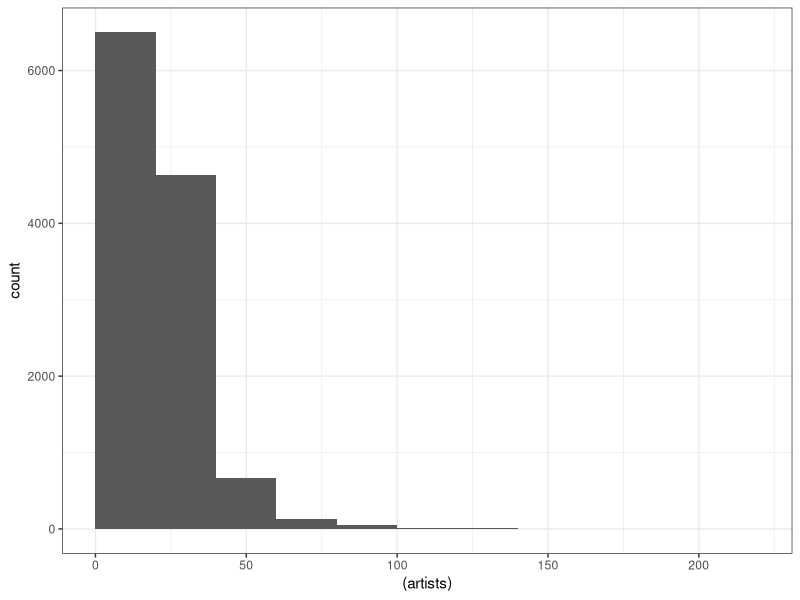
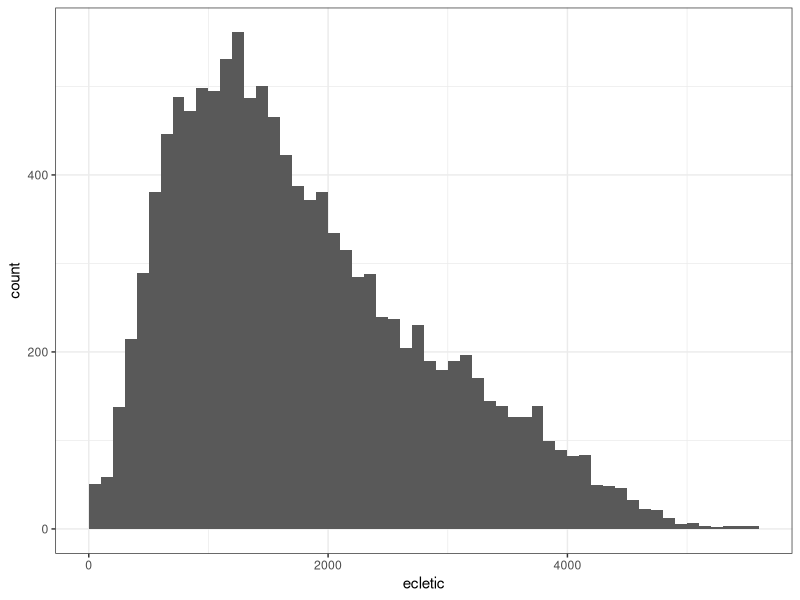
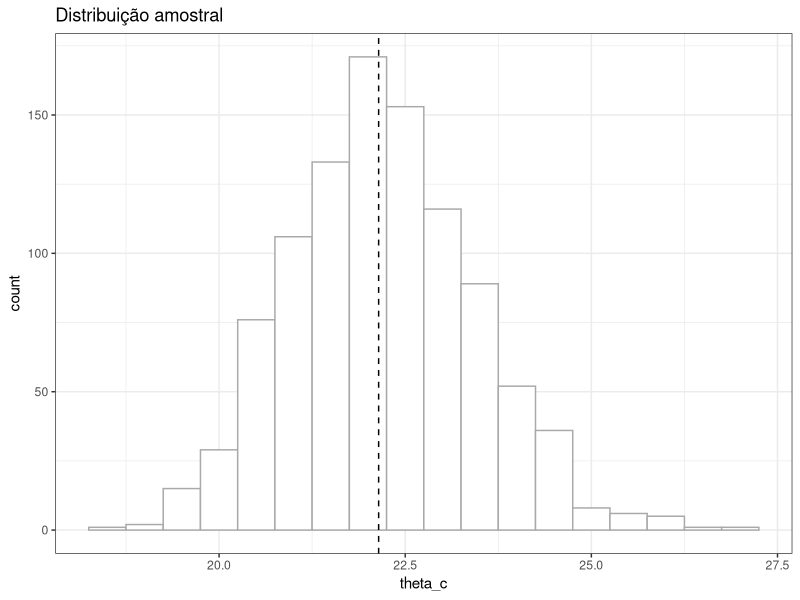
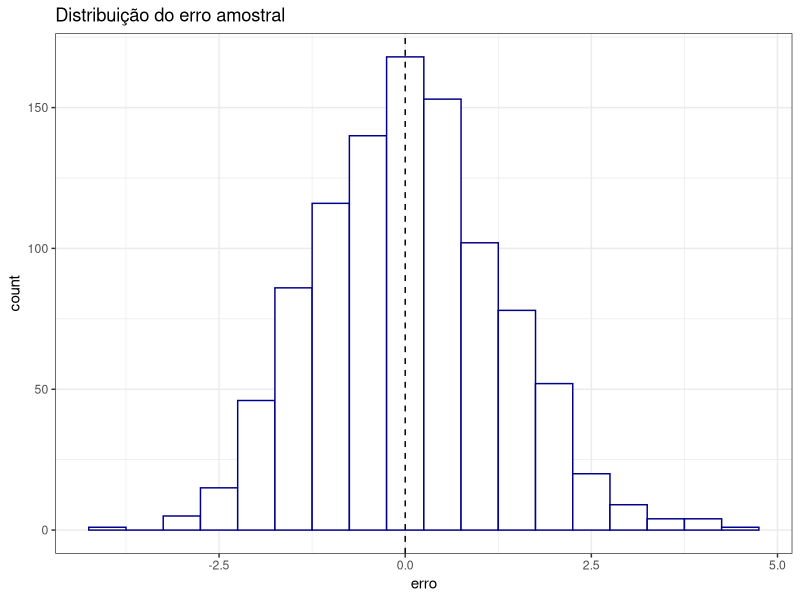
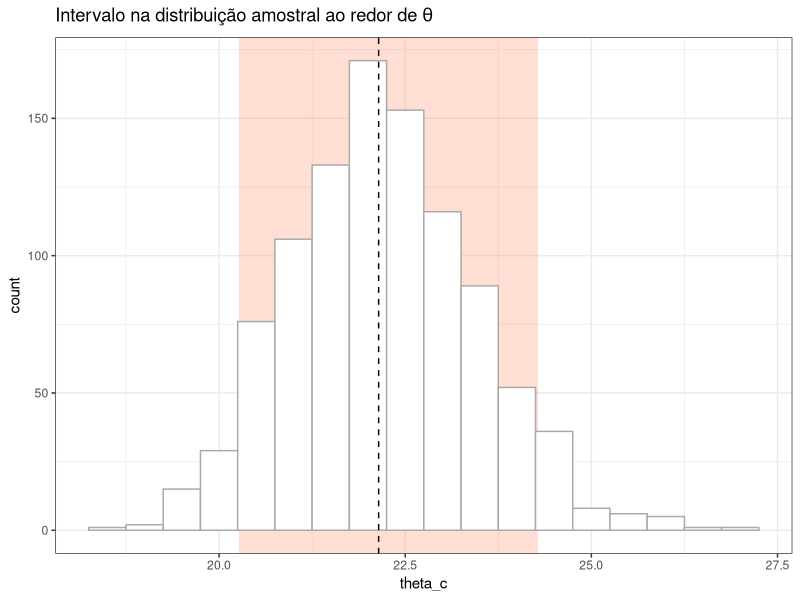
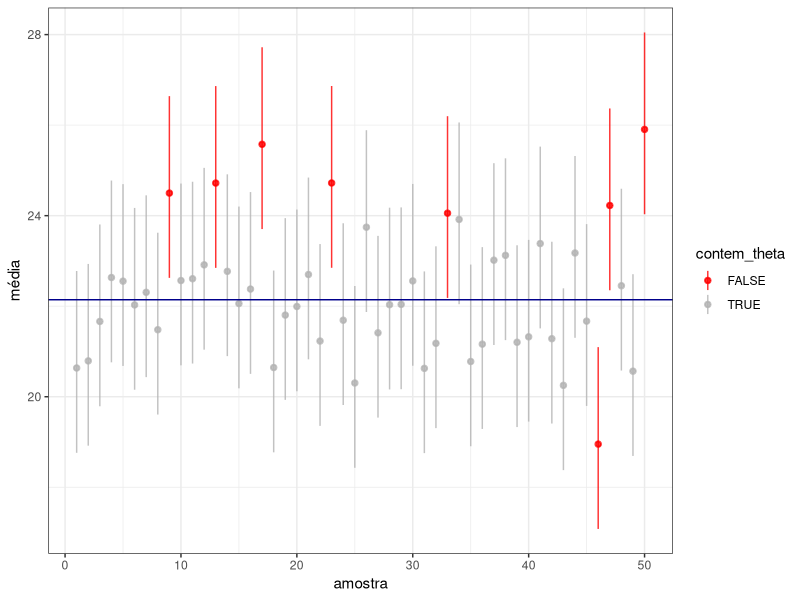
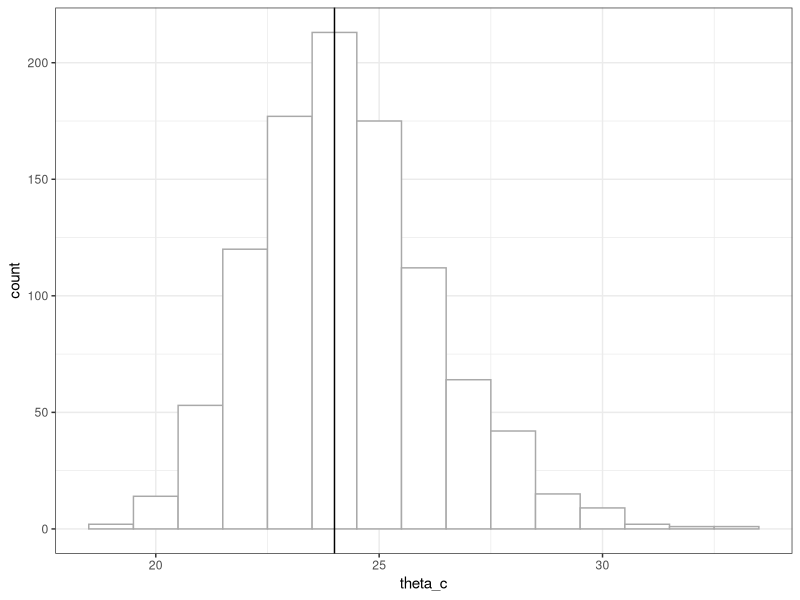
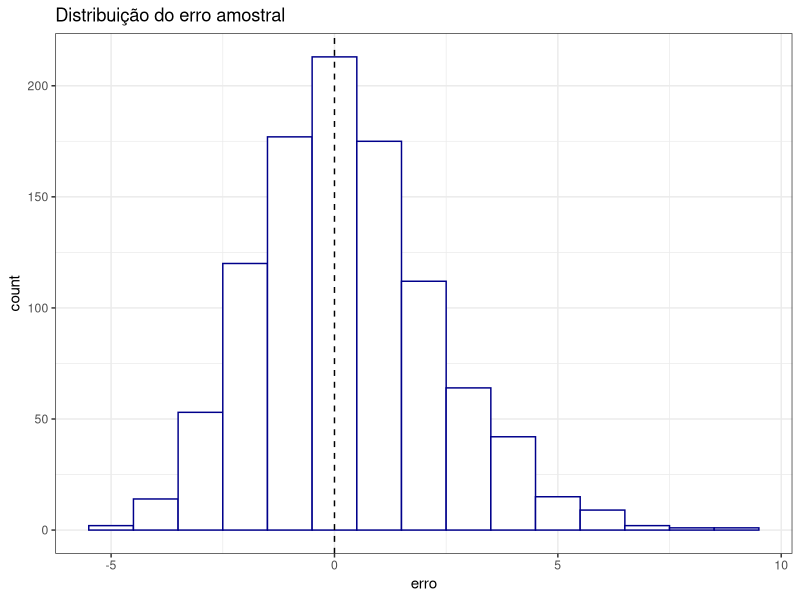

Generate these figures, in order, with R:
## ---- chunk 1
knitr::opts_chunk$set(echo = TRUE)
library(tidyverse)
theme_set(theme_bw())
## ---- chunk 2
lastfm = read_csv(
  here::here("data/experimento-lastfm.csv"),
  col_types = cols(.default = col_double(),
                   user = col_character())
)

lastfm = select(lastfm, news, old, ecletic) %>% filter(!is.na(news + old)) %>% mutate(artists = (news + old)/6)

glimpse(lastfm)
## ---- chunk 3
lastfm %>% ggplot(aes((artists))) + geom_histogram(binwidth = 20, boundary = 0)
## ---- chunk 4
lastfm %>% ggplot(aes(ecletic)) + geom_histogram(binwidth = 100, boundary = 0)
## ---- chunk 5
THETA = lastfm %>%  
  pull(artists) %>% 
  mean() # theta: média calculada com todos os dados

THETA
## ---- chunk 6
lastfm %>% sample_n(size = 100) %>% pull(artists) %>%  mean()
lastfm %>% sample_n(100) %>% pull(artists) %>% mean()
lastfm %>% sample_n(100) %>% pull(artists) %>% mean()
## ---- chunk 7
set.seed(1)

amostra_theta_c = function(df, n = 100) {
  df %>%
    sample_n(n) %>% 
    pull(artists) %>% 
    mean()
}

amostras = tibble(amostra = 1:1000) %>% # faremos 1000 vezes
  mutate(theta_c = map_dbl(amostra, ~ amostra_theta_c(lastfm)))

amostras
## ---- chunk 8
amostras %>%
  ggplot(aes(theta_c)) +
  geom_histogram(binwidth = .5,
                 fill = "white",
                 colour = "darkgrey") +
  geom_vline(xintercept = THETA, linetype = "dashed") + 
  labs(title = "Distribuição amostral")
## ---- chunk 9
amostras = amostras %>% 
  mutate(erro = theta_c - THETA)

amostras
## ---- chunk 10
amostras %>%
  ggplot(aes(erro)) +
  geom_histogram(binwidth = .5,
                 fill = "white",
                 colour = "darkblue") +
  geom_vline(xintercept = 0, linetype = "dashed") + 
  labs(title = "Distribuição do erro amostral")
## ---- chunk 11
intervalo = amostras %>% 
  summarise(erro_i = quantile(erro, .05), 
            erro_s = quantile(erro, .95))

intervalo
## ---- chunk 12
intervalo = intervalo %>%
  mutate(valor_i = THETA + erro_i,
         valor_s = THETA + erro_s)

intervalo

amostras %>%
  mutate(no_intervalo = theta_c >= intervalo$valor_i &
           theta_c <= intervalo$valor_s) %>%
  summarise(cobertura = sum(no_intervalo) / n())
## ---- chunk 13
ggplot() +
  geom_rect(
    data = intervalo,
    aes(xmin = valor_i, xmax = valor_s),
    ymin = -Inf,
    ymax = Inf,
    fill = "coral", 
    alpha = .25
  ) +
  geom_histogram(
    data = amostras,
    aes(x = theta_c),
    binwidth = .5,
    fill = "white",
    colour = "darkgrey"
  ) +
  geom_vline(xintercept = THETA, linetype = "dashed") +
  labs(title = expression("Intervalo na distribuição amostral ao redor de" ~ theta))
## ---- chunk 14
ic_amostras = amostras %>% 
  mutate(intervalo_i = theta_c + intervalo$erro_i, 
         intervalo_s = theta_c + intervalo$erro_s) %>% 
  mutate(contem_theta = THETA >= intervalo_i & THETA <= intervalo_s) 

ic_amostras %>% 
  sample_n(10)
## ---- chunk 15
ic_amostras %>% 
  summarise(cobertura = sum(contem_theta) / n())
## ---- chunk 16
ic_amostras %>% 
  sample_n(50) %>% 
  mutate(i = 1:n()) %>% 
  ggplot(aes(
    x = i,
    y = theta_c,
    ymin = intervalo_i,
    ymax = intervalo_s,
    color = contem_theta
  )) +
  geom_pointrange(alpha = .8, size = .3) +
  geom_hline(yintercept = THETA, color = "dark blue") +
  labs(x = "amostra",
       y = "média") +
  scale_color_manual(values = c("red", "grey70"))
## ---- chunk 17
funcao_theta = function(df) {
  df %>%
    pull(news) %>%
    median()
}

THETA_OUTRO = funcao_theta(lastfm)

amostras = tibble(amostra = 1:1000) %>% # faremos 1000 vezes
  mutate(theta_c = map_dbl(amostra, ~ lastfm %>% 
                                       sample_n(100) %>%  
                                       funcao_theta()))

amostras

amostras %>% 
  ggplot(aes(theta_c)) + 
  geom_histogram(binwidth = 1, fill = "white", colour = "darkgrey") + 
  geom_vline(xintercept = THETA_OUTRO) 
## ---- chunk 18
amostras = amostras %>% 
  mutate(erro = theta_c - THETA_OUTRO)

amostras %>%
  ggplot(aes(erro)) +
  geom_histogram(binwidth = 1,
                 fill = "white",
                 colour = "darkblue") +
  geom_vline(xintercept = 0, linetype = "dashed") + 
  labs(title = "Distribuição do erro amostral")
## ---- chunk 19
margem_erro = amostras %>%
  summarise(baixo = quantile(erro, .05),
            cima = quantile(erro, .95)) 
margem_erro
## ---- chunk 20
amostras %>% 
  sample_n(1) %>% 
  mutate(ic_inferior = theta_c + margem_erro$baixo, 
         ic_superior = theta_c + margem_erro$cima)
## ---- chunk 21
amostras = data.frame(amostra = 1:1000) %>% # faremos 1000 vezes
  mutate(media = map_dbl(amostra, ~ lastfm %>% 
                                      pull(artists) %>% 
                                      sample(100) %>% 
                                      mean()))

amostras %>% summary

amostras %>% 
  ggplot(aes(media)) + 
  geom_histogram(binwidth = 1, fill = "white", colour = "darkgrey") + 
  geom_vline(xintercept = THETA) 

## ---- chunk 22
funcao_theta = function(df) {
  df %>%
    pull(artists) %>%
    mean()
}

THETA = funcao_theta(lastfm)

set.seed(1212)

amostra = lastfm %>%  
  sample_n(50) 

theta_c = funcao_theta(amostra)

theta_c
## ---- chunk 23
repeticoes = 4000 # pelo menos 2000, mas mais não faz mal.

um_bootstrap <- function(x){
  dados = x %>% pull(artists)
  boot_x <- sample(dados,              # amostre dos dados
                   size = NROW(dados), # tamanho igual ao recebido
                   replace = TRUE)     # aqui é o bootstrap
  return(mean(boot_x))
}

set.seed(1212)

# A REAMOSTRAGEM
reamostragens = tibble(i = 1:repeticoes) %>% 
  mutate(theta_c_s = map_dbl(i, ~ um_bootstrap(amostra)))

reamostragens
## ---- chunk 24
reamostragens %>%
  ggplot(aes(x = theta_c_s)) +
  geom_histogram(binwidth = .5,
                 colour = "darkorange",
                 fill = "white") + 
  labs(title = "Distribuição nos bootstraps", 
       subtitle = "É nossa estimativa da distribuição amostral")

reamostragens %>%
  ggplot(aes(x = theta_c_s - theta_c)) +
  geom_histogram(binwidth = 1,
                 colour = "darkblue",
                 fill = "white") + 
  labs(title = "Distribuição do erro amostral estimada via bootstraps")
## ---- chunk 25
intervalo = reamostragens %>% 
  mutate(erro = theta_c_s - theta_c) %>% 
  summarise(erro_i = quantile(erro, .05), 
            erro_s = quantile(erro, .95))

intervalo
## ---- chunk 26
intervalo = intervalo %>% 
  mutate(valor_i = theta_c + erro_i, 
         valor_s = theta_c + erro_s)

intervalo
## ---- chunk 27
ggplot() +
  geom_rect(
    data = intervalo,
    aes(xmin = valor_i, xmax = valor_s),
    ymin = -Inf,
    ymax = Inf,
    fill = "gold",
    alpha = .25
  ) +
  annotate(
    geom = "text",
    x = intervalo$valor_i,
    y = -10,
    label = paste("hat(theta) + MoE_i"),
    parse = T,
    color = "brown",
    size = 3
  ) +
  annotate(
    geom = "text",
    x = intervalo$valor_s,
    y = -10,
    label = paste("hat(theta) + MoE_s"),
    parse = T,
    color = "brown",
    size = 3
  ) +
  geom_histogram(
    data = reamostragens,
    aes(theta_c_s),
    binwidth = .5,
    fill = "white",
    colour = "darkgrey"
  ) +
  geom_vline(xintercept = THETA,
             color = "dodgerblue",
             size = 1.2) +
  annotate(
    geom = "text",
    x = THETA - .3,
    y = -10,
    label = "theta",
    parse = T,
    color = "dodgerblue",
    size = 5
  ) +
  geom_vline(xintercept = theta_c, color = "brown") +
  annotate(
    geom = "text",
    x = theta_c - .3,
    y = -10,
    label = "hat(theta)",
    parse = T,
    color = "brown",
    size = 5
  ) +
  labs(title = expression("Intervalo estimado via bootstrap"))
## ---- chunk 28
confianca = .99
alpha = 1 - confianca

intervalo2 = reamostragens %>% 
  mutate(erro = theta_c_s - theta_c) %>% 
  summarise(erro_i = quantile(erro, alpha / 2), 
            erro_s = quantile(erro, 1 - alpha /2)) %>% 
  mutate(valor_i = theta_c + erro_i, 
         valor_s = theta_c + erro_s)

intervalo2
## ---- chunk 29
ggplot() +
  geom_rect(
    data = intervalo2,
    aes(xmin = valor_i, xmax = valor_s),
    ymin = -Inf,
    ymax = Inf,
    fill = "coral",
    alpha = .25
  ) +
  geom_rect(
    data = intervalo,
    aes(xmin = valor_i, xmax = valor_s),
    ymin = -Inf,
    ymax = Inf,
    fill = "coral2",
    alpha = .5
  ) +
  geom_histogram(
    data = reamostragens,
    aes(theta_c_s),
    binwidth = .5,
    fill = "white",
    colour = "darkgrey"
  ) +
  geom_vline(xintercept = THETA,
             color = "dodgerblue",
             size = 1.5) +
  geom_vline(xintercept = theta_c, color = "brown") +
  labs(title = expression("Intervalo estimado via bootstrap"), 
       subtitle = "Escuro: 99%, claro: 90% confiança", 
       x = expression(hat(theta) ~ "*"))
